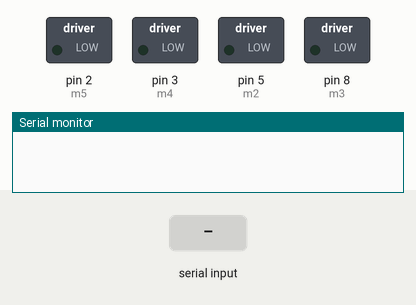
Simulated run of this sketch. Board: Arduino Uno, built with avr-gcc and run on an emulated ATmega328P. Shown: switched loads named in the sketch (green lamp = pin HIGH), the last lines printed to the serial monitor. The test bench sets the inputs (shaded band).

Above: at 1.2 s.
1.3 s: "F" received over the second serial link
At 2.2 s:
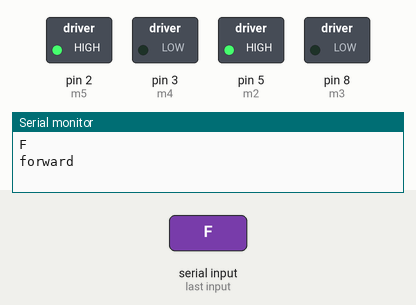
2.8 s: "B" received over the second serial link
At 3.3 s:
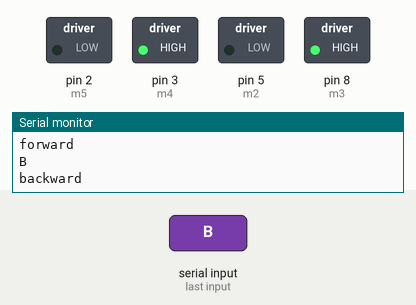
4.3 s: "R" received over the second serial link
At 5.5 s:
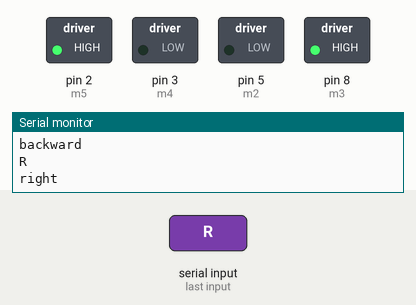
5.8 s: "L" received over the second serial link
At 6.8 s:
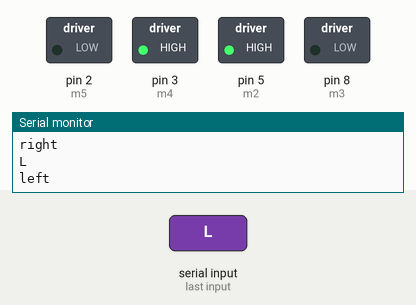
Timing chart, 0 to 8.3 s (numbered marks = the images above; inputs shaded):
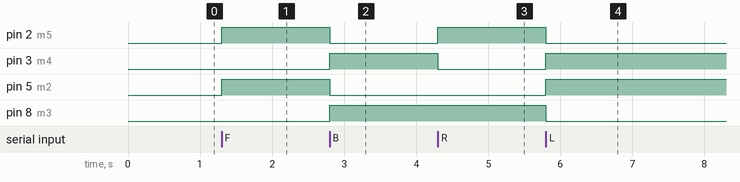

The sketch:

uart_robot.ino
```cpp
#include <SoftwareSerial.h>
SoftwareSerial blt(7, 6);
int m2 = 5;
int m3 = 8;
int m4 = 3;
int m5 = 2;
void left() {
  digitalWrite(m2, 1);
  digitalWrite(m3, 0);
  digitalWrite(m4, 1);
  digitalWrite(m5, 0);
}
void right() {
  digitalWrite(m2, 0);
  digitalWrite(m3, 1);
  digitalWrite(m4, 0);
  digitalWrite(m5, 1);
}
void forward()
{
  digitalWrite(m2,1);
  digitalWrite(m3,0);
  digitalWrite(m4,0);
  digitalWrite(m5,1);
}
void backward()
{
  digitalWrite(m2,0);
  digitalWrite(m3,1);
  digitalWrite(m4,1);
  digitalWrite(m5,0);
}
void stop()
{
  digitalWrite(m2,0);
  digitalWrite(m3,0);
  digitalWrite(m4,0);
  digitalWrite(m5,0);
}
void setup()
{
  Serial.begin(9600);
  blt.begin(9600);
  pinMode(m2,OUTPUT);
  pinMode(m3,OUTPUT);
  pinMode(m4,OUTPUT);
  pinMode(m5,OUTPUT);
}
void loop() {
  if (blt.available())
   {
    char data = blt.read();
    Serial.println(data);
    if(data=='F')
    {
      forward();
      Serial.println("forward");
    }
    else if(data=='B')
    {
      backward();
      Serial.println("backward");
    }
    else if(data=='R')
    {
      right();
      Serial.println("right");
    }
    else if(data=='L')
    {
      left();
      Serial.println("left");
    }
    else if(data=='X')
    {
      stop();
      Serial.println("stop");
    }
  }
}
```

Measured:
- after the input at 1.3 s, pin 2 (m5), pin 5 (m2): LOW → HIGH at once
- after the input at 2.8 s, pin 2 (m5), pin 5 (m2): HIGH → LOW at once; pin 3 (m4), pin 8 (m3): LOW → HIGH at once
- after the input at 4.3 s, pin 2 (m5): LOW → HIGH at once; pin 3 (m4): HIGH → LOW at once
- after the input at 5.8 s, pin 2 (m5), pin 8 (m3): HIGH → LOW at once; pin 3 (m4), pin 5 (m2): LOW → HIGH at once
